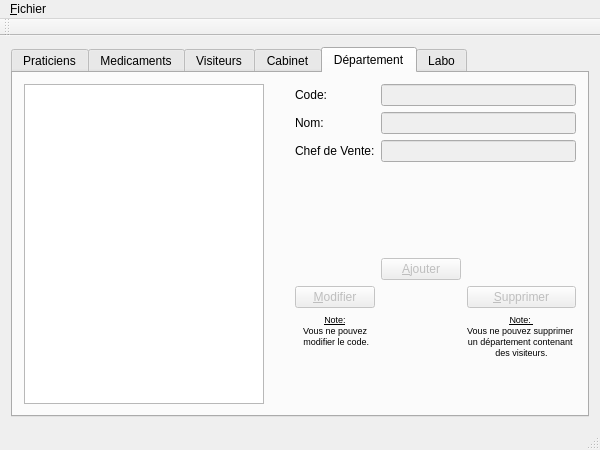
<?xml version="1.0" encoding="UTF-8"?>
<ui version="4.0">
 <class>MainWindow</class>
 <widget class="QMainWindow" name="MainWindow">
  <property name="geometry">
   <rect>
    <x>0</x>
    <y>0</y>
    <width>600</width>
    <height>450</height>
   </rect>
  </property>
  <property name="minimumSize">
   <size>
    <width>600</width>
    <height>450</height>
   </size>
  </property>
  <property name="windowTitle">
   <string>Gestion des Comptes-Rendus - Administration</string>
  </property>
  <widget class="QWidget" name="centralWidget">
   <layout class="QVBoxLayout" name="verticalLayout">
    <item>
     <widget class="QTabWidget" name="tabWidget">
      <property name="enabled">
       <bool>true</bool>
      </property>
      <property name="currentIndex">
       <number>4</number>
      </property>
      <widget class="QWidget" name="tab">
       <attribute name="title">
        <string>Praticiens</string>
       </attribute>
       <layout class="QVBoxLayout" name="verticalLayout_3">
        <item>
         <layout class="QHBoxLayout" name="horizontalLayout_2">
          <item>
           <widget class="QListWidget" name="listWidgetPraticiens"/>
          </item>
          <item>
           <spacer name="horizontalSpacer">
            <property name="orientation">
             <enum>Qt::Horizontal</enum>
            </property>
            <property name="sizeHint" stdset="0">
             <size>
              <width>40</width>
              <height>20</height>
             </size>
            </property>
           </spacer>
          </item>
          <item>
           <layout class="QVBoxLayout" name="verticalLayout_2">
            <item>
             <layout class="QGridLayout" name="gridLayout">
              <item row="0" column="0" colspan="3">
               <widget class="QLabel" name="label_7">
                <property name="text">
                 <string>Nom:</string>
                </property>
               </widget>
              </item>
              <item row="0" column="3" colspan="2">
               <widget class="QLineEdit" name="lineEditNomPraticien"/>
              </item>
              <item row="1" column="0" colspan="3">
               <widget class="QLabel" name="label">
                <property name="text">
                 <string>Prénom:</string>
                </property>
               </widget>
              </item>
              <item row="1" column="3" colspan="2">
               <widget class="QLineEdit" name="lineEditPrenomPraticien"/>
              </item>
              <item row="2" column="0" colspan="3">
               <widget class="QLabel" name="label_2">
                <property name="text">
                 <string>Adresse: </string>
                </property>
               </widget>
              </item>
              <item row="2" column="3" colspan="2">
               <widget class="QLineEdit" name="lineEditAdressePraticien"/>
              </item>
              <item row="3" column="0">
               <widget class="QLabel" name="label_3">
                <property name="text">
                 <string>CP:</string>
                </property>
               </widget>
              </item>
              <item row="3" column="1">
               <widget class="QLineEdit" name="lineEditCPPraticien"/>
              </item>
              <item row="3" column="3">
               <widget class="QLabel" name="label_4">
                <property name="text">
                 <string>Ville:</string>
                </property>
               </widget>
              </item>
              <item row="3" column="4">
               <widget class="QLineEdit" name="lineEditVillePraticien"/>
              </item>
              <item row="4" column="0" colspan="3">
               <widget class="QLabel" name="label_6">
                <property name="text">
                 <string>Coef Notoriété:</string>
                </property>
               </widget>
              </item>
              <item row="4" column="3" colspan="2">
               <widget class="QLineEdit" name="lineEditCoefNotPraticien"/>
              </item>
              <item row="5" column="0" colspan="3">
               <widget class="QLabel" name="label_5">
                <property name="text">
                 <string>Coef Prescription:</string>
                </property>
               </widget>
              </item>
              <item row="5" column="3" colspan="2">
               <widget class="QLineEdit" name="lineEditCoefPresPraticien"/>
              </item>
              <item row="6" column="0" colspan="3">
               <widget class="QComboBox" name="comboBoxTypePraticien">
                <item>
                 <property name="text">
                  <string>Type de praticien</string>
                 </property>
                </item>
               </widget>
              </item>
              <item row="7" column="0" colspan="3">
               <widget class="QComboBox" name="comboBoxCabinetPraticien">
                <item>
                 <property name="text">
                  <string>Cabinet</string>
                 </property>
                </item>
               </widget>
              </item>
              <item row="6" column="4">
               <widget class="QRadioButton" name="radioButtonOui">
                <property name="text">
                 <string>&amp;Oui</string>
                </property>
               </widget>
              </item>
              <item row="6" column="3">
               <widget class="QLabel" name="label_28">
                <property name="text">
                 <string>Remplaçant:</string>
                </property>
               </widget>
              </item>
              <item row="7" column="4">
               <widget class="QRadioButton" name="radioButtonNon">
                <property name="text">
                 <string>&amp;Non</string>
                </property>
               </widget>
              </item>
             </layout>
            </item>
            <item>
             <layout class="QHBoxLayout" name="horizontalLayout">
              <item>
               <spacer name="horizontalSpacer_2">
                <property name="orientation">
                 <enum>Qt::Horizontal</enum>
                </property>
                <property name="sizeHint" stdset="0">
                 <size>
                  <width>40</width>
                  <height>20</height>
                 </size>
                </property>
               </spacer>
              </item>
              <item>
               <widget class="QPushButton" name="pushButtonAJoutPraticien">
                <property name="enabled">
                 <bool>true</bool>
                </property>
                <property name="text">
                 <string>&amp;Ajouter</string>
                </property>
               </widget>
              </item>
              <item>
               <widget class="QPushButton" name="pushButtonModifierPraticien">
                <property name="enabled">
                 <bool>true</bool>
                </property>
                <property name="text">
                 <string>&amp;Modifier</string>
                </property>
               </widget>
              </item>
              <item>
               <widget class="QPushButton" name="pushButtonSupprPraticien">
                <property name="enabled">
                 <bool>true</bool>
                </property>
                <property name="text">
                 <string>&amp;Supprimer</string>
                </property>
               </widget>
              </item>
             </layout>
            </item>
           </layout>
          </item>
         </layout>
        </item>
        <item>
         <widget class="QLabel" name="labelDebug">
          <property name="text">
           <string/>
          </property>
         </widget>
        </item>
       </layout>
      </widget>
      <widget class="QWidget" name="tab_2">
       <attribute name="title">
        <string>Medicaments</string>
       </attribute>
       <layout class="QVBoxLayout" name="verticalLayout_6">
        <item>
         <layout class="QHBoxLayout" name="horizontalLayout_14">
          <item>
           <widget class="QListWidget" name="listWidgetMedicaments">
            <property name="minimumSize">
             <size>
              <width>200</width>
              <height>0</height>
             </size>
            </property>
           </widget>
          </item>
          <item>
           <layout class="QGridLayout" name="gridLayout_3">
            <item row="0" column="0">
             <layout class="QHBoxLayout" name="horizontalLayout_6">
              <item>
               <widget class="QLabel" name="label_11">
                <property name="text">
                 <string>Dépôt Légal:</string>
                </property>
               </widget>
              </item>
              <item>
               <widget class="QLineEdit" name="lineEditDepLegalMedicament"/>
              </item>
             </layout>
            </item>
            <item row="0" column="1">
             <layout class="QHBoxLayout" name="horizontalLayout_12">
              <item>
               <widget class="QLabel" name="label_12">
                <property name="text">
                 <string>Nom Commercial:</string>
                </property>
               </widget>
              </item>
              <item>
               <widget class="QLineEdit" name="lineEditNomCommercialMedicament"/>
              </item>
             </layout>
            </item>
            <item row="1" column="0">
             <layout class="QHBoxLayout" name="horizontalLayout_11">
              <item>
               <widget class="QLabel" name="label_13">
                <property name="text">
                 <string>Composition:</string>
                </property>
               </widget>
              </item>
              <item>
               <widget class="QLineEdit" name="lineEditCompositionMedicament"/>
              </item>
             </layout>
            </item>
            <item row="1" column="1">
             <widget class="QComboBox" name="comboBoxFamilleMedicament">
              <item>
               <property name="text">
                <string>Famille de médicament</string>
               </property>
              </item>
             </widget>
            </item>
            <item row="2" column="0">
             <layout class="QHBoxLayout" name="horizontalLayout_13">
              <item>
               <widget class="QLabel" name="label_29">
                <property name="text">
                 <string>Prix Echantillon:</string>
                </property>
               </widget>
              </item>
              <item>
               <widget class="QLineEdit" name="lineEditPrixEchMed"/>
              </item>
             </layout>
            </item>
            <item row="3" column="0">
             <widget class="QLabel" name="label_14">
              <property name="text">
               <string>Effets:</string>
              </property>
             </widget>
            </item>
            <item row="3" column="1">
             <widget class="QLabel" name="label_15">
              <property name="text">
               <string>Contre-Indications:</string>
              </property>
             </widget>
            </item>
            <item row="4" column="0">
             <widget class="QTextEdit" name="textEditEffetsMedicament"/>
            </item>
            <item row="4" column="1">
             <widget class="QTextEdit" name="textEditContreIndicMedicament"/>
            </item>
            <item row="5" column="0" colspan="2">
             <layout class="QHBoxLayout" name="horizontalLayout_5">
              <item>
               <spacer name="horizontalSpacer_5">
                <property name="orientation">
                 <enum>Qt::Horizontal</enum>
                </property>
                <property name="sizeHint" stdset="0">
                 <size>
                  <width>40</width>
                  <height>20</height>
                 </size>
                </property>
               </spacer>
              </item>
              <item>
               <widget class="QPushButton" name="pushButtonAjoutMedicament">
                <property name="enabled">
                 <bool>true</bool>
                </property>
                <property name="text">
                 <string>&amp;Ajouter</string>
                </property>
               </widget>
              </item>
              <item>
               <widget class="QPushButton" name="pushButtonModifierMedicament">
                <property name="enabled">
                 <bool>true</bool>
                </property>
                <property name="text">
                 <string>&amp;Modifier</string>
                </property>
               </widget>
              </item>
              <item>
               <widget class="QPushButton" name="pushButtonSupprMedicament">
                <property name="enabled">
                 <bool>true</bool>
                </property>
                <property name="text">
                 <string>&amp;Supprimer</string>
                </property>
               </widget>
              </item>
             </layout>
            </item>
           </layout>
          </item>
         </layout>
        </item>
       </layout>
      </widget>
      <widget class="QWidget" name="tab_3">
       <attribute name="title">
        <string>Visiteurs</string>
       </attribute>
       <layout class="QVBoxLayout" name="verticalLayout_9">
        <item>
         <layout class="QHBoxLayout" name="horizontalLayout_8">
          <item>
           <widget class="QListWidget" name="listWidgetVisiteurs"/>
          </item>
          <item>
           <spacer name="horizontalSpacer_8">
            <property name="orientation">
             <enum>Qt::Horizontal</enum>
            </property>
            <property name="sizeHint" stdset="0">
             <size>
              <width>40</width>
              <height>20</height>
             </size>
            </property>
           </spacer>
          </item>
          <item>
           <layout class="QVBoxLayout" name="verticalLayout_8">
            <item>
             <layout class="QGridLayout" name="gridLayout_4">
              <item row="1" column="0">
               <widget class="QLabel" name="label_16">
                <property name="text">
                 <string>Nom:</string>
                </property>
               </widget>
              </item>
              <item row="1" column="1" colspan="4">
               <widget class="QLineEdit" name="lineEditNomVisiteur"/>
              </item>
              <item row="2" column="0">
               <widget class="QLabel" name="label_17">
                <property name="text">
                 <string>Prénom:</string>
                </property>
               </widget>
              </item>
              <item row="2" column="1" colspan="4">
               <widget class="QLineEdit" name="lineEditPrenomVisiteur"/>
              </item>
              <item row="3" column="0">
               <widget class="QLabel" name="label_18">
                <property name="text">
                 <string>Adresse:</string>
                </property>
               </widget>
              </item>
              <item row="3" column="1" colspan="4">
               <widget class="QLineEdit" name="lineEditAdresseVisiteur"/>
              </item>
              <item row="4" column="0">
               <widget class="QLabel" name="label_19">
                <property name="text">
                 <string>CP:</string>
                </property>
               </widget>
              </item>
              <item row="4" column="1">
               <widget class="QLineEdit" name="lineEditCPVisiteur"/>
              </item>
              <item row="4" column="2" colspan="2">
               <widget class="QLabel" name="label_20">
                <property name="text">
                 <string>Ville:</string>
                </property>
               </widget>
              </item>
              <item row="4" column="4">
               <widget class="QLineEdit" name="lineEditVilleVisiteur"/>
              </item>
              <item row="5" column="0">
               <widget class="QLabel" name="label_21">
                <property name="text">
                 <string>Date d'Embauche:</string>
                </property>
               </widget>
              </item>
              <item row="5" column="1">
               <widget class="QLineEdit" name="lineEditDateEmbaucheVisiteur"/>
              </item>
              <item row="6" column="0" colspan="2">
               <widget class="QComboBox" name="comboBoxSecteurVisiteur">
                <item>
                 <property name="text">
                  <string>Secteur...</string>
                 </property>
                </item>
               </widget>
              </item>
              <item row="8" column="0">
               <widget class="QLabel" name="label_22">
                <property name="text">
                 <string>Délègue*:</string>
                </property>
               </widget>
              </item>
              <item row="6" column="2" colspan="3">
               <widget class="QComboBox" name="comboBoxLaboVisiteur">
                <item>
                 <property name="text">
                  <string>Labo...</string>
                 </property>
                </item>
               </widget>
              </item>
              <item row="7" column="0" colspan="2">
               <widget class="QComboBox" name="comboBoxDepartementVisiteur">
                <item>
                 <property name="text">
                  <string>Departement...</string>
                 </property>
                </item>
               </widget>
              </item>
              <item row="8" column="1">
               <widget class="QRadioButton" name="radioButtonDelegueOUI">
                <property name="text">
                 <string>Oui</string>
                </property>
               </widget>
              </item>
              <item row="8" column="2">
               <widget class="QRadioButton" name="radioButtonDelegueNON">
                <property name="text">
                 <string>Non</string>
                </property>
               </widget>
              </item>
              <item row="9" column="0">
               <widget class="QLabel" name="label_23">
                <property name="font">
                 <font>
                  <pointsize>8</pointsize>
                 </font>
                </property>
                <property name="text">
                 <string>*1=oui, 0=non</string>
                </property>
               </widget>
              </item>
              <item row="0" column="0">
               <widget class="QLabel" name="label_30">
                <property name="text">
                 <string>Matricule</string>
                </property>
               </widget>
              </item>
              <item row="0" column="1" colspan="4">
               <widget class="QLineEdit" name="lineEditMatriculeVisisteur"/>
              </item>
             </layout>
            </item>
            <item>
             <layout class="QHBoxLayout" name="horizontalLayout_7">
              <item>
               <spacer name="horizontalSpacer_7">
                <property name="orientation">
                 <enum>Qt::Horizontal</enum>
                </property>
                <property name="sizeHint" stdset="0">
                 <size>
                  <width>40</width>
                  <height>20</height>
                 </size>
                </property>
               </spacer>
              </item>
              <item>
               <widget class="QPushButton" name="pushButtonAjoutVisiteur">
                <property name="enabled">
                 <bool>true</bool>
                </property>
                <property name="text">
                 <string>&amp;Ajouter</string>
                </property>
               </widget>
              </item>
              <item>
               <widget class="QPushButton" name="pushButtonModifierVisiteur">
                <property name="enabled">
                 <bool>true</bool>
                </property>
                <property name="text">
                 <string>&amp;Modifier</string>
                </property>
               </widget>
              </item>
              <item>
               <widget class="QPushButton" name="pushButtonSupprVisiteur">
                <property name="enabled">
                 <bool>true</bool>
                </property>
                <property name="text">
                 <string>&amp;Supprimer</string>
                </property>
               </widget>
              </item>
             </layout>
            </item>
           </layout>
          </item>
         </layout>
        </item>
       </layout>
      </widget>
      <widget class="QWidget" name="tab_4">
       <attribute name="title">
        <string>Cabinet</string>
       </attribute>
       <layout class="QVBoxLayout" name="verticalLayout_4">
        <item>
         <layout class="QHBoxLayout" name="horizontalLayout_3">
          <item>
           <widget class="QListWidget" name="listWidgetCabinet"/>
          </item>
          <item>
           <layout class="QGridLayout" name="gridLayout_2">
            <item row="0" column="0">
             <widget class="QLabel" name="label_8">
              <property name="text">
               <string>Local:</string>
              </property>
             </widget>
            </item>
            <item row="0" column="1" colspan="3">
             <widget class="QLineEdit" name="lineEditLocalCabinet"/>
            </item>
            <item row="1" column="0">
             <widget class="QLabel" name="label_9">
              <property name="text">
               <string>Téléphone:</string>
              </property>
             </widget>
            </item>
            <item row="1" column="1" colspan="3">
             <widget class="QLineEdit" name="lineEditTelCabinet"/>
            </item>
            <item row="2" column="0">
             <widget class="QLabel" name="label_10">
              <property name="text">
               <string>Ville:</string>
              </property>
             </widget>
            </item>
            <item row="2" column="1" colspan="3">
             <widget class="QLineEdit" name="lineEditVilleCabinet"/>
            </item>
            <item row="3" column="2">
             <spacer name="verticalSpacer_5">
              <property name="orientation">
               <enum>Qt::Vertical</enum>
              </property>
              <property name="sizeHint" stdset="0">
               <size>
                <width>20</width>
                <height>40</height>
               </size>
              </property>
             </spacer>
            </item>
            <item row="4" column="2">
             <widget class="QPushButton" name="pushButtonAjoutCabinet">
              <property name="enabled">
               <bool>true</bool>
              </property>
              <property name="text">
               <string>&amp;Ajouter</string>
              </property>
             </widget>
            </item>
            <item row="5" column="0" colspan="2">
             <widget class="QPushButton" name="pushButtonModifierCabinet">
              <property name="enabled">
               <bool>true</bool>
              </property>
              <property name="text">
               <string>&amp;Modifier</string>
              </property>
             </widget>
            </item>
            <item row="5" column="3">
             <widget class="QPushButton" name="pushButtonSupprCabinet">
              <property name="enabled">
               <bool>true</bool>
              </property>
              <property name="text">
               <string>&amp;Supprimer</string>
              </property>
             </widget>
            </item>
            <item row="6" column="2">
             <spacer name="verticalSpacer_6">
              <property name="orientation">
               <enum>Qt::Vertical</enum>
              </property>
              <property name="sizeHint" stdset="0">
               <size>
                <width>20</width>
                <height>40</height>
               </size>
              </property>
             </spacer>
            </item>
           </layout>
          </item>
         </layout>
        </item>
       </layout>
      </widget>
      <widget class="QWidget" name="tab_6">
       <attribute name="title">
        <string>Département</string>
       </attribute>
       <layout class="QVBoxLayout" name="verticalLayout_10">
        <item>
         <layout class="QHBoxLayout" name="horizontalLayout_9">
          <item>
           <widget class="QListWidget" name="listWidgetDepartement"/>
          </item>
          <item>
           <spacer name="horizontalSpacer_9">
            <property name="orientation">
             <enum>Qt::Horizontal</enum>
            </property>
            <property name="sizeHint" stdset="0">
             <size>
              <width>40</width>
              <height>20</height>
             </size>
            </property>
           </spacer>
          </item>
          <item>
           <layout class="QGridLayout" name="gridLayout_5">
            <item row="1" column="0" colspan="2">
             <widget class="QLabel" name="label_24">
              <property name="text">
               <string>Nom: </string>
              </property>
             </widget>
            </item>
            <item row="1" column="2" colspan="2">
             <widget class="QLineEdit" name="lineEditNomDepartement">
              <property name="enabled">
               <bool>false</bool>
              </property>
             </widget>
            </item>
            <item row="2" column="0" colspan="2">
             <widget class="QLabel" name="label_25">
              <property name="text">
               <string>Chef de Vente:</string>
              </property>
             </widget>
            </item>
            <item row="2" column="2" colspan="2">
             <widget class="QLineEdit" name="lineEditChefVenteDepartement">
              <property name="enabled">
               <bool>false</bool>
              </property>
             </widget>
            </item>
            <item row="3" column="2">
             <spacer name="verticalSpacer">
              <property name="orientation">
               <enum>Qt::Vertical</enum>
              </property>
              <property name="sizeHint" stdset="0">
               <size>
                <width>20</width>
                <height>40</height>
               </size>
              </property>
             </spacer>
            </item>
            <item row="4" column="2">
             <widget class="QPushButton" name="pushButtonAjoutDepartement">
              <property name="enabled">
               <bool>false</bool>
              </property>
              <property name="text">
               <string>&amp;Ajouter</string>
              </property>
             </widget>
            </item>
            <item row="5" column="0" colspan="2">
             <widget class="QPushButton" name="pushButtonModifierDepartement">
              <property name="enabled">
               <bool>false</bool>
              </property>
              <property name="text">
               <string>&amp;Modifier</string>
              </property>
             </widget>
            </item>
            <item row="5" column="3">
             <widget class="QPushButton" name="pushButtonSupprDepartement">
              <property name="enabled">
               <bool>false</bool>
              </property>
              <property name="text">
               <string>&amp;Supprimer</string>
              </property>
             </widget>
            </item>
            <item row="6" column="2">
             <spacer name="verticalSpacer_2">
              <property name="orientation">
               <enum>Qt::Vertical</enum>
              </property>
              <property name="sizeHint" stdset="0">
               <size>
                <width>20</width>
                <height>40</height>
               </size>
              </property>
             </spacer>
            </item>
            <item row="0" column="0" colspan="2">
             <widget class="QLabel" name="label_31">
              <property name="text">
               <string>Code:</string>
              </property>
             </widget>
            </item>
            <item row="0" column="2" colspan="2">
             <widget class="QLineEdit" name="lineEditCodeDepartement">
              <property name="enabled">
               <bool>false</bool>
              </property>
             </widget>
            </item>
            <item row="6" column="0" colspan="2">
             <widget class="QLabel" name="label_32">
              <property name="font">
               <font>
                <pointsize>7</pointsize>
               </font>
              </property>
              <property name="text">
               <string>&lt;!DOCTYPE HTML PUBLIC &quot;-//W3C//DTD HTML 4.0//EN&quot; &quot;http://www.w3.org/TR/REC-html40/strict.dtd&quot;&gt;
&lt;html&gt;&lt;head&gt;&lt;meta name=&quot;qrichtext&quot; content=&quot;1&quot; /&gt;&lt;style type=&quot;text/css&quot;&gt;
p, li { white-space: pre-wrap; }
&lt;/style&gt;&lt;/head&gt;&lt;body style=&quot; font-family:'Sans'; font-size:7pt; font-weight:400; font-style:normal;&quot;&gt;
&lt;p style=&quot; margin-top:0px; margin-bottom:0px; margin-left:0px; margin-right:0px; -qt-block-indent:0; text-indent:0px;&quot;&gt;&lt;span style=&quot; text-decoration: underline;&quot;&gt;Note:&lt;/span&gt;&lt;/p&gt;
&lt;p style=&quot; margin-top:0px; margin-bottom:0px; margin-left:0px; margin-right:0px; -qt-block-indent:0; text-indent:0px;&quot;&gt;Vous ne pouvez&lt;/p&gt;
&lt;p style=&quot; margin-top:0px; margin-bottom:0px; margin-left:0px; margin-right:0px; -qt-block-indent:0; text-indent:0px;&quot;&gt; modifier le code.&lt;/p&gt;&lt;/body&gt;&lt;/html&gt;</string>
              </property>
              <property name="alignment">
               <set>Qt::AlignHCenter|Qt::AlignTop</set>
              </property>
             </widget>
            </item>
            <item row="6" column="3">
             <widget class="QLabel" name="label_33">
              <property name="font">
               <font>
                <pointsize>7</pointsize>
               </font>
              </property>
              <property name="text">
               <string>&lt;!DOCTYPE HTML PUBLIC &quot;-//W3C//DTD HTML 4.0//EN&quot; &quot;http://www.w3.org/TR/REC-html40/strict.dtd&quot;&gt;
&lt;html&gt;&lt;head&gt;&lt;meta name=&quot;qrichtext&quot; content=&quot;1&quot; /&gt;&lt;style type=&quot;text/css&quot;&gt;
p, li { white-space: pre-wrap; }
&lt;/style&gt;&lt;/head&gt;&lt;body style=&quot; font-family:'Sans'; font-size:7pt; font-weight:400; font-style:normal;&quot;&gt;
&lt;p style=&quot; margin-top:0px; margin-bottom:0px; margin-left:0px; margin-right:0px; -qt-block-indent:0; text-indent:0px;&quot;&gt;&lt;span style=&quot; text-decoration: underline;&quot;&gt;Note: &lt;/span&gt;&lt;/p&gt;
&lt;p style=&quot; margin-top:0px; margin-bottom:0px; margin-left:0px; margin-right:0px; -qt-block-indent:0; text-indent:0px;&quot;&gt;Vous ne pouvez supprimer &lt;/p&gt;
&lt;p style=&quot; margin-top:0px; margin-bottom:0px; margin-left:0px; margin-right:0px; -qt-block-indent:0; text-indent:0px;&quot;&gt;un département contenant &lt;/p&gt;
&lt;p style=&quot; margin-top:0px; margin-bottom:0px; margin-left:0px; margin-right:0px; -qt-block-indent:0; text-indent:0px;&quot;&gt;des visiteurs.&lt;/p&gt;&lt;/body&gt;&lt;/html&gt;</string>
              </property>
              <property name="alignment">
               <set>Qt::AlignHCenter|Qt::AlignTop</set>
              </property>
             </widget>
            </item>
           </layout>
          </item>
         </layout>
        </item>
       </layout>
      </widget>
      <widget class="QWidget" name="tab_5">
       <attribute name="title">
        <string>Labo</string>
       </attribute>
       <layout class="QVBoxLayout" name="verticalLayout_11">
        <item>
         <layout class="QHBoxLayout" name="horizontalLayout_10">
          <item>
           <widget class="QListWidget" name="listWidgetLabo"/>
          </item>
          <item>
           <spacer name="horizontalSpacer_10">
            <property name="orientation">
             <enum>Qt::Horizontal</enum>
            </property>
            <property name="sizeHint" stdset="0">
             <size>
              <width>40</width>
              <height>20</height>
             </size>
            </property>
           </spacer>
          </item>
          <item>
           <layout class="QGridLayout" name="gridLayout_6">
            <item row="1" column="0" colspan="2">
             <widget class="QLabel" name="label_26">
              <property name="text">
               <string>Nom:</string>
              </property>
             </widget>
            </item>
            <item row="1" column="2" colspan="2">
             <widget class="QLineEdit" name="lineEditNomLabo"/>
            </item>
            <item row="2" column="0" colspan="2">
             <widget class="QLabel" name="label_27">
              <property name="text">
               <string>Chef de Vente:</string>
              </property>
             </widget>
            </item>
            <item row="2" column="2" colspan="2">
             <widget class="QLineEdit" name="lineEditChefVenteLabo"/>
            </item>
            <item row="3" column="2">
             <spacer name="verticalSpacer_3">
              <property name="orientation">
               <enum>Qt::Vertical</enum>
              </property>
              <property name="sizeHint" stdset="0">
               <size>
                <width>20</width>
                <height>40</height>
               </size>
              </property>
             </spacer>
            </item>
            <item row="4" column="2">
             <widget class="QPushButton" name="pushButtonAjoutLabo">
              <property name="enabled">
               <bool>true</bool>
              </property>
              <property name="text">
               <string>&amp;Ajouter</string>
              </property>
             </widget>
            </item>
            <item row="5" column="0" colspan="2">
             <widget class="QPushButton" name="pushButtonModifierLabo">
              <property name="enabled">
               <bool>true</bool>
              </property>
              <property name="text">
               <string>&amp;Modifier</string>
              </property>
             </widget>
            </item>
            <item row="5" column="3">
             <widget class="QPushButton" name="pushButtonSupprLabo">
              <property name="enabled">
               <bool>true</bool>
              </property>
              <property name="text">
               <string>&amp;Supprimer</string>
              </property>
             </widget>
            </item>
            <item row="6" column="2">
             <spacer name="verticalSpacer_4">
              <property name="orientation">
               <enum>Qt::Vertical</enum>
              </property>
              <property name="sizeHint" stdset="0">
               <size>
                <width>20</width>
                <height>40</height>
               </size>
              </property>
             </spacer>
            </item>
            <item row="6" column="0">
             <widget class="QLabel" name="label_34">
              <property name="font">
               <font>
                <pointsize>7</pointsize>
               </font>
              </property>
              <property name="text">
               <string>&lt;!DOCTYPE HTML PUBLIC &quot;-//W3C//DTD HTML 4.0//EN&quot; &quot;http://www.w3.org/TR/REC-html40/strict.dtd&quot;&gt;
&lt;html&gt;&lt;head&gt;&lt;meta name=&quot;qrichtext&quot; content=&quot;1&quot; /&gt;&lt;style type=&quot;text/css&quot;&gt;
p, li { white-space: pre-wrap; }
&lt;/style&gt;&lt;/head&gt;&lt;body style=&quot; font-family:'Sans'; font-size:7pt; font-weight:400; font-style:normal;&quot;&gt;
&lt;p style=&quot; margin-top:0px; margin-bottom:0px; margin-left:0px; margin-right:0px; -qt-block-indent:0; text-indent:0px;&quot;&gt;&lt;span style=&quot; text-decoration: underline;&quot;&gt;Note:&lt;/span&gt;&lt;/p&gt;
&lt;p style=&quot; margin-top:0px; margin-bottom:0px; margin-left:0px; margin-right:0px; -qt-block-indent:0; text-indent:0px;&quot;&gt;Vous ne pouvez &lt;/p&gt;
&lt;p style=&quot; margin-top:0px; margin-bottom:0px; margin-left:0px; margin-right:0px; -qt-block-indent:0; text-indent:0px;&quot;&gt;modifier le code.&lt;/p&gt;&lt;/body&gt;&lt;/html&gt;</string>
              </property>
              <property name="alignment">
               <set>Qt::AlignHCenter|Qt::AlignTop</set>
              </property>
             </widget>
            </item>
            <item row="6" column="3">
             <widget class="QLabel" name="label_35">
              <property name="font">
               <font>
                <pointsize>7</pointsize>
               </font>
              </property>
              <property name="text">
               <string>&lt;!DOCTYPE HTML PUBLIC &quot;-//W3C//DTD HTML 4.0//EN&quot; &quot;http://www.w3.org/TR/REC-html40/strict.dtd&quot;&gt;
&lt;html&gt;&lt;head&gt;&lt;meta name=&quot;qrichtext&quot; content=&quot;1&quot; /&gt;&lt;style type=&quot;text/css&quot;&gt;
p, li { white-space: pre-wrap; }
&lt;/style&gt;&lt;/head&gt;&lt;body style=&quot; font-family:'Sans'; font-size:7pt; font-weight:400; font-style:normal;&quot;&gt;
&lt;p style=&quot; margin-top:0px; margin-bottom:0px; margin-left:0px; margin-right:0px; -qt-block-indent:0; text-indent:0px;&quot;&gt;&lt;span style=&quot; text-decoration: underline;&quot;&gt;Note: &lt;/span&gt;&lt;/p&gt;
&lt;p style=&quot; margin-top:0px; margin-bottom:0px; margin-left:0px; margin-right:0px; -qt-block-indent:0; text-indent:0px;&quot;&gt;Vous ne pouvez&lt;/p&gt;
&lt;p style=&quot; margin-top:0px; margin-bottom:0px; margin-left:0px; margin-right:0px; -qt-block-indent:0; text-indent:0px;&quot;&gt;supprimer un labo si un&lt;/p&gt;
&lt;p style=&quot; margin-top:0px; margin-bottom:0px; margin-left:0px; margin-right:0px; -qt-block-indent:0; text-indent:0px;&quot;&gt;visiteur travaille pour lui.&lt;/p&gt;&lt;/body&gt;&lt;/html&gt;</string>
              </property>
              <property name="alignment">
               <set>Qt::AlignHCenter|Qt::AlignTop</set>
              </property>
             </widget>
            </item>
            <item row="0" column="0" colspan="2">
             <widget class="QLabel" name="label_36">
              <property name="text">
               <string>Code:</string>
              </property>
             </widget>
            </item>
            <item row="0" column="2" colspan="2">
             <widget class="QLineEdit" name="lineEditCodeLabo"/>
            </item>
           </layout>
          </item>
         </layout>
        </item>
       </layout>
      </widget>
     </widget>
    </item>
   </layout>
  </widget>
  <widget class="QMenuBar" name="menuBar">
   <property name="geometry">
    <rect>
     <x>0</x>
     <y>0</y>
     <width>600</width>
     <height>25</height>
    </rect>
   </property>
   <widget class="QMenu" name="menu_Fichier">
    <property name="title">
     <string>&amp;Fichier</string>
    </property>
    <addaction name="action_Quitter"/>
   </widget>
   <addaction name="menu_Fichier"/>
  </widget>
  <widget class="QToolBar" name="mainToolBar">
   <attribute name="toolBarArea">
    <enum>TopToolBarArea</enum>
   </attribute>
   <attribute name="toolBarBreak">
    <bool>false</bool>
   </attribute>
  </widget>
  <widget class="QStatusBar" name="statusBar"/>
  <action name="action_Quitter">
   <property name="text">
    <string>&amp;Quitter</string>
   </property>
  </action>
 </widget>
 <layoutdefault spacing="6" margin="11"/>
 <resources/>
 <connections/>
</ui>
